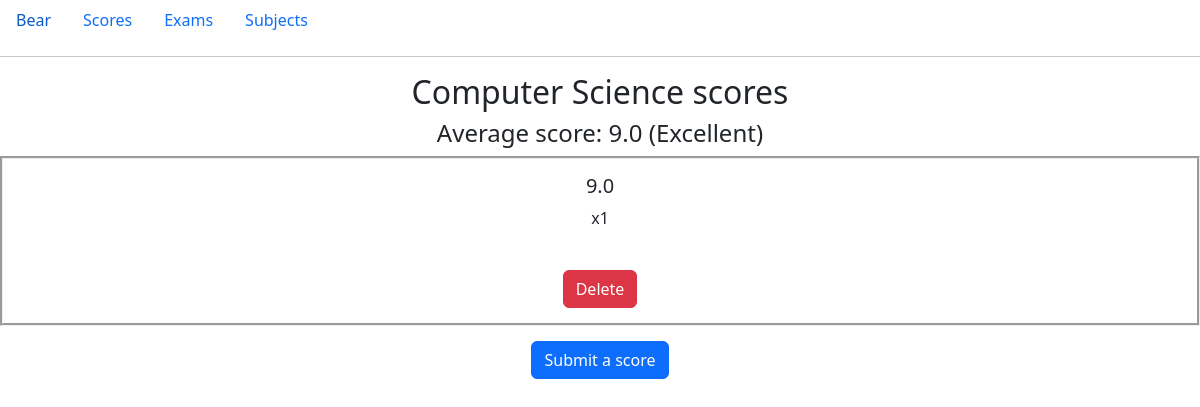
The page /subjects/7 on the database its author committed.
### learning/models.py (models this page shows, shortened)
class Subject(models.Model):
    name = models.CharField(max_length=1000)
    avg_point = models.FloatField(blank=True, null=True)

class Score(models.Model):
    subject = models.ForeignKey(Subject, on_delete=models.CASCADE)
    point = models.FloatField(blank=True, null=True)
    kind = models.IntegerField(default=1)

### learning/views.py (the view)
# urls.py: path("subjects/<int:id>", views.subject, name="subject"),
def subject(request, id):
    sub = Subject.objects.get(pk=id)
    if request.method == "POST":
        score_id = request.POST.get("score")
        if score_id:
            score = Score.objects.get(pk=score_id)
            score.delete()
            sub.avg_point = avg_point(sub)
            sub.save()
        else:
            score = request.POST.get('point')
            kind = request.POST.get('kind')
            Score.objects.create(subject=sub, point=score, kind=kind)
            try:
                sub.avg_point = avg_point(sub)
                sub.save()
            except:
                pass
        return HttpResponseRedirect(reverse('subject', args=[id]))
    else:
        return render(request, "learning/subject.html", {
            "subject":sub,
            "scores": Score.objects.filter(subject=Subject.objects.get(pk=id)),
            "e": evaluate(sub.avg_point)
        })

### learning/views.py (called while the page is built)
def evaluate(score):
    try:
        if score >= 9:
            a = "Excellent"
        elif score >= 8:
            a = "Good"
        elif score >= 6.5:
            a = "OK"
        else:
            a = "Not Good"
        return a
    except:
        return "Not Defined"

### learning/templates/learning/subject.html (shortened to what this page needs)
{% extends 'learning/layout.html' %}
{% block body %}
{% if scores %}
<h2>{{subject.name}} scores</h2>
<h4>Average score: {{subject.avg_point}} ({{e}})</h4>
{% for score in scores %}
<div>
    <h5>{{score.point}}</h5>
    <p>x{{score.kind}}</p><br>
    <form action="{% url 'subject' subject.id %}" method="POST">
    <input type="submit" class="btn btn-danger" value="Delete">
    </form>
</div>
{% endfor %}
{% else %}
Nothing yet...<br>
{% endif %}
<button class="btn btn-primary">Submit a score</button><Br><br>
{% endblock %}

### learning/static/learning/style.css (style rules this page uses)
* { text-align: center; }
div { border-style: groove; padding: 15px; margin-bottom: 15px; text-align: center; }

### rows shown on the page
Subject: name "Computer Science", avg_point "9.0"
Score: point "9.0", kind "1"

### other values the page prints
{{ e }} "Excellent"
